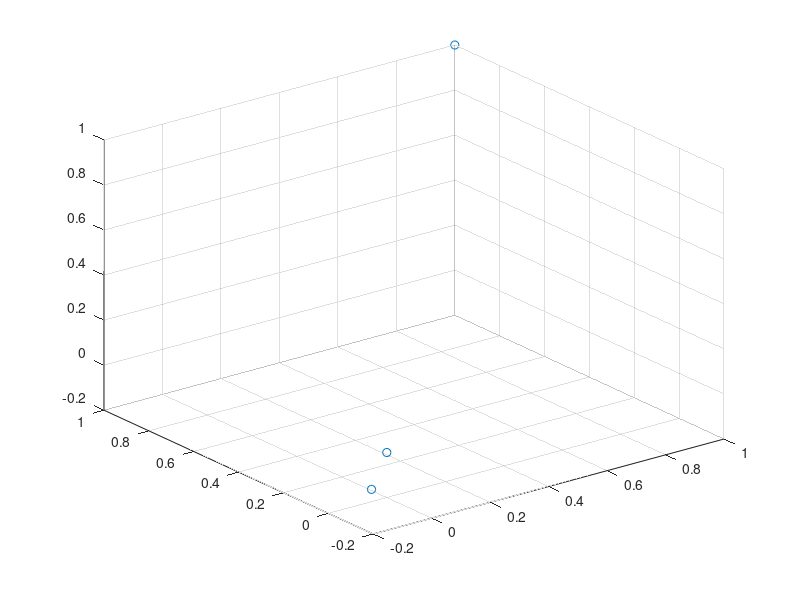

Recreate this plot in MATLAB. (Note: this script raises an error after producing the figure.)

%% Array Element Design
desFreq = 5.21e9;
tarFreq = desFreq * 0.7;
c = 300e6; % Speed of light
desLam = c/desFreq;

% set up microphone arrays distance 
d = desLam/2;
% posVec = [
%     d,  d, -d, -d, 0,  0;
%     d, -d,  d, -d, 0,  0;
%     0,  0,  0,  0, d, -d];


% posVec = [d/2,  -d/2,   d/2,    -d/2;
%           d/2,  d/2,    -d/2,   -d/2;
%           0,    0,      0,      0];

nPhones = 10;
n = 0:nPhones-1;
%posVec = [n*d - mean(n*d); zeros(1,nPhones); zeros(1,nPhones)];
N = nPhones;
posVec = [n*d - mean(n*d), n*d - mean(n*d); ones(1,N), -1*ones(1,N); zeros(1,N), zeros(1,N)];

figure;scatter3(posVec(:,1), posVec(:,2), posVec(:,3));

% posVec(:,end+1) = [0; d; 0];


% posVec = [n*d - mean(n*d); zeros(1,N); zeros(1,N)];
% posVec = [zeros(1,N); zeros(1,N); n*d - mean(n*d)];

%% Looking Direction
thLook = deg2rad(90);
phiLook = deg2rad(90);
angleVec = -180:0.1:180 - 0.1;



%% Steering Matrix and Beam Pattern Slices

[aVec, eVec, dirVec] = genAzEleVecs(thLook, phiLook);


aSteerMat = exp(-1j * 2 * pi * (tarFreq/c) .* (aVec.') * posVec);
eSteerMat = exp(-1j * 2 * pi * (tarFreq/c) .* (eVec.') * posVec);



uLook = thetaPhi2u(thLook, phiLook).';
steerVec = exp(-1j*2*pi* (tarFreq/c) .* uLook * posVec);
steerVec = steerVec/sum(abs(steerVec));


eBeamPattern = eSteerMat * steerVec';
aBeamPattern = aSteerMat * steerVec';



%% Plotting
figure;
subplot(2,2,1)
plot(angleVec, db20(aBeamPattern))
title('Azimuth');

subplot(2,2,3)
plot(angleVec, db20(eBeamPattern))
title('Elevation')

subplot(2,2,2)
quiver3(0,0,0,dirVec(1),dirVec(2),dirVec(3))
hold on;
plot3(eVec(1,:),eVec(2,:),eVec(3,:))
hold on;
plot3(aVec(1,:),aVec(2,:),aVec(3,:))

title('Steering Vector');
legend('DirVec', 'Elevation', 'Azimuth')
xlim([-1.5 1.5])
ylim([-1.5 1.5])
zlim([-1.5 1.5])
xlabel('x')
ylabel('y')

subplot(2,2,4)
scatter3(posVec(1,:),posVec(2,:),posVec(3,:));
title('Microphone Position')
xlabel('x')
ylabel('y')


% figure;
% 
% subplot(1,2,1)
% polarplot(abs(aBeamPattern))
% title('Azimuth')
% 
% subplot(1,2,2)
% polarplot(abs(eBeamPattern))
% title('Elevation')


function [azVec, eleVec, dirVec] = genAzEleVecs(theta, phi)

    dirVec = thetaPhi2u(theta,phi);
    eOrthoVec = cross(dirVec, [0,0,1]); % all elevation sweeps must cross [0,0,1]
    eOrthoVec = eOrthoVec/norm(eOrthoVec);
    aOrthoVec = cross(dirVec, eOrthoVec);
    aOrthoVec = aOrthoVec/norm(aOrthoVec);

    % Generate Angles to sweep across
    %angleVec = deg2rad(-180:.1:180) - (pi - phi);
    angleVec = deg2rad(-180:.1:180-0.1) - (phi);
    %eAngleVec = deg2rad(-180:.1:180);
    
    % generate circle centered out orthogonal vector 
    eleVec = cos(angleVec).*dirVec + sin(angleVec).* (cross(eOrthoVec,dirVec).');
    azVec = cos(angleVec).*dirVec + sin(angleVec).* (cross(aOrthoVec,dirVec).');
    %eleVec = []

end


function [u] = thetaPhi2u(theta,phi)
    
    
    u = [sin(theta).*cos(phi);...
         sin(theta).*sin(phi);...
         cos(theta).*ones(1,length(phi))];

end


